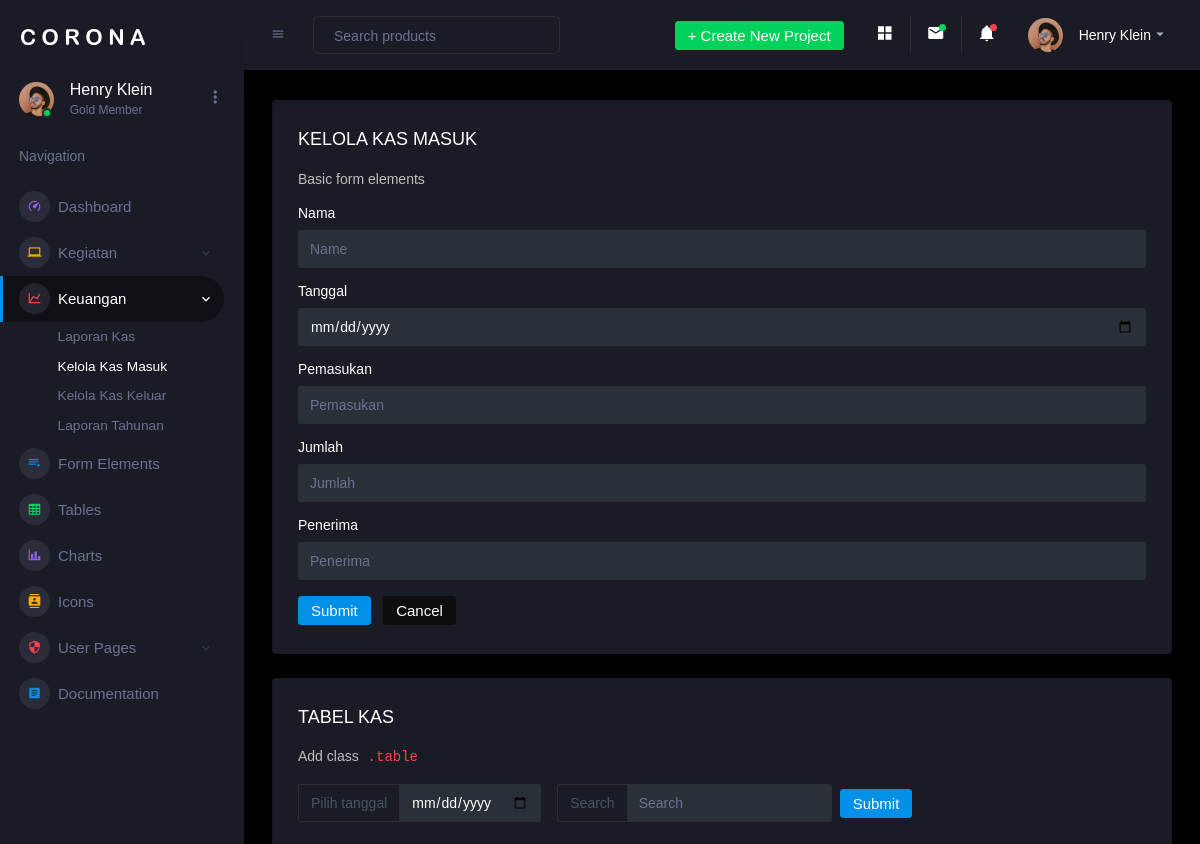
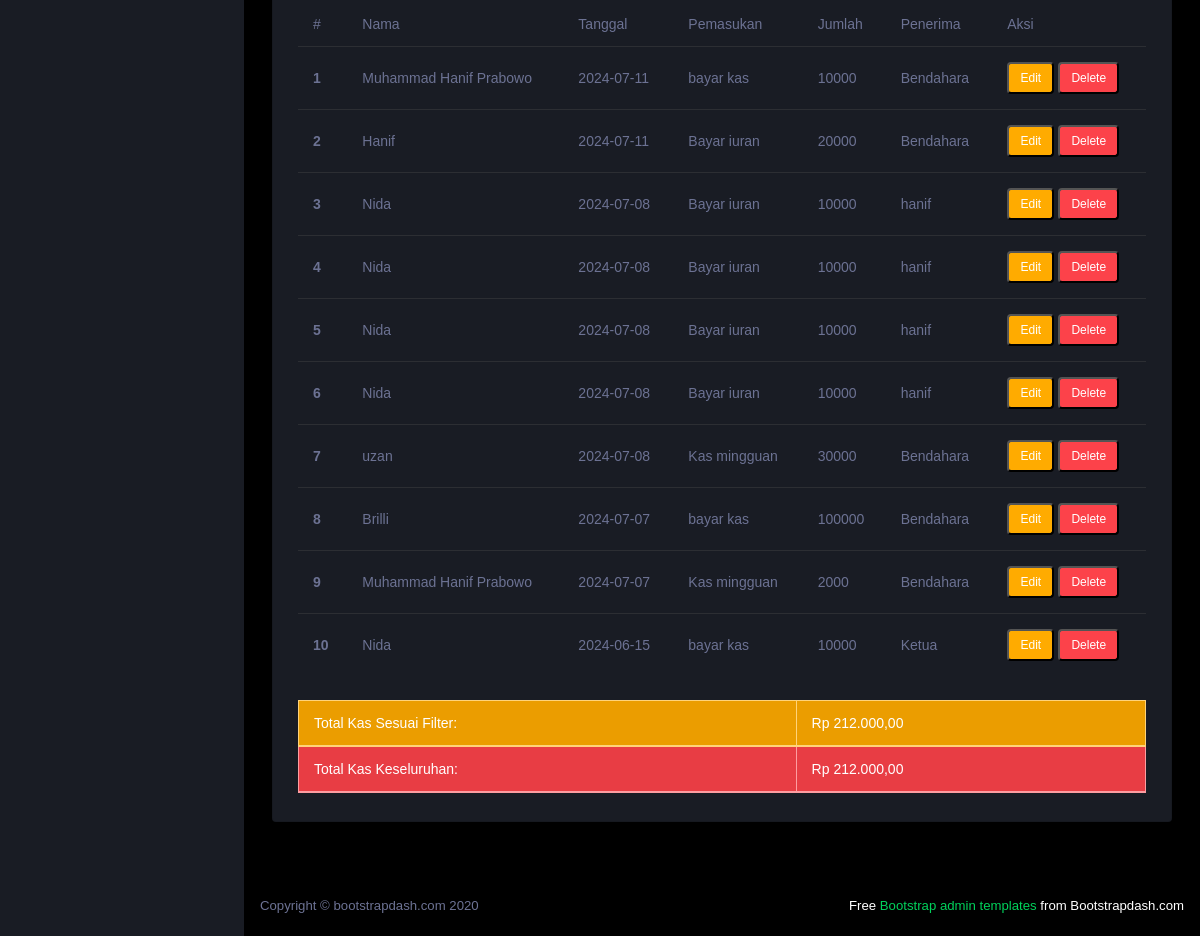
The page /user/pages/laporan_kas/manage-kas.php on the database its author committed (2 pictures, top to bottom).
### tables this page shows
CREATE TABLE `kas_masuk` (
  `id` int(11) NOT NULL,
  `nama` varchar(100) NOT NULL,
  `tanggal` date NOT NULL,
  `pemasukan` varchar(60) NOT NULL,
  `jumlah` varchar(250) NOT NULL,
  `penerima` varchar(225) NOT NULL
);

### user/pages/laporan_kas/manage-kas.php (the view, shortened to what this page needs)
<?php
if ($_SESSION['type'] == "anggota") {
  echo "Hanya untuk pengurus";
  exit();
}
else{
$error = $sukses = $nama = $tanggal = $pemasukan = $jumlah = $penerima = "";
$whereSQL = '';
$sql2 = "SELECT * FROM kas_masuk $whereSQL ORDER BY id DESC";
$q2 = mysqli_query($mysqli, $sql2);
$totalKasQuery = "SELECT SUM(jumlah) as total_kas FROM kas_masuk";
$totalKasResult = mysqli_query($mysqli, $totalKasQuery);
$totalKasRow = mysqli_fetch_assoc($totalKasResult);
$totalKas = $totalKasRow['total_kas'];
$totalFilteredKasQuery = "SELECT SUM(jumlah) as total_filtered_kas FROM kas_masuk $whereSQL";
$totalFilteredKasResult = mysqli_query($mysqli, $totalFilteredKasQuery);
$totalFilteredKasRow = mysqli_fetch_assoc($totalFilteredKasResult);
$totalFilteredKas = $totalFilteredKasRow['total_filtered_kas'];
?>
<!DOCTYPE html>
<html lang="en">
<head>
  <link rel="stylesheet" href="../../assets/vendors/mdi/css/materialdesignicons.min.css">
  <link rel="stylesheet" href="../../assets/vendors/css/vendor.bundle.base.css">
  <link rel="stylesheet" href="../../assets/css/stylee.css">
</head>
<body>
  <div class="container-scroller">
    <nav class="sidebar sidebar-offcanvas" id="sidebar">
      <div class="sidebar-brand-wrapper d-none d-lg-flex align-items-center justify-content-center fixed-top">
        <a class="sidebar-brand brand-logo" href="../../index.php"><img src="../../assets/images/logo.svg"
            alt="logo" /></a>
      </div>
      <ul class="nav">
        <li class="nav-item profile">
          <div class="profile-desc">
            <div class="profile-pic">
              <div class="count-indicator">
                <img class="img-xs rounded-circle " src="../../assets/images/faces/face15.jpg" alt="">
                <span class="count bg-success"></span>
              </div>
              <div class="profile-name">
                <h5 class="mb-0 font-weight-normal">Henry Klein</h5>
                <span>Gold Member</span>
              </div>
            </div>
            <a href="#" id="profile-dropdown" data-toggle="dropdown"><i class="mdi mdi-dots-vertical"></i></a>
          </div>
        </li>
        <li class="nav-item nav-category">
          <span class="nav-link">Navigation</span>
        </li>
        <li class="nav-item menu-items">
          <a class="nav-link" href="../../index.php">
            <span class="menu-icon">
              <i class="mdi mdi-speedometer"></i>
            </span>
            <span class="menu-title">Dashboard</span>
          </a>
        </li>
        <li class="nav-item menu-items">
          <a class="nav-link" data-toggle="collapse" href="#ui-basic" aria-expanded="false" aria-controls="ui-basic">
            <span class="menu-icon">
              <i class="mdi mdi-laptop"></i>
            </span>
            <span class="menu-title">Kegiatan</span>
            <i class="menu-arrow"></i>
          </a>
        </li>
        <li class="nav-item menu-items">
          <a class="nav-link" data-toggle="collapse" href="#ui-advanced" aria-expanded="false"
            aria-controls="ui-advanced">
            <span class="menu-icon">
              <i class="mdi mdi-chart-line"></i>
            </span>
            <span class="menu-title">Keuangan</span>
            <i class="menu-arrow"></i>
          </a>
          <div class="collapse" id="ui-advanced">
            <ul class="nav flex-column sub-menu">
              <li class="nav-item"> <a class="nav-link" href="../../pages/laporan_kas/laporankas.php">Laporan Kas</a>
              </li>
              <li class="nav-item"> <a class="nav-link" href="../../pages/laporan_kas/manage-kas.php">Kelola Kas Masuk</a></li>
              <li class="nav-item"> <a class="nav-link" href="../../pages/laporan_kas/manage-kas-keluar.php">Kelola Kas Keluar</a></li>
              <li class="nav-item"> <a class="nav-link" href="../../pages/ui-featuress/laporan-tahunan.php">Laporan
                  Tahunan</a></li>
            </ul>
          </div>
        </li>
        <li class="nav-item menu-items">
          <a class="nav-link" href="../../pages/forms/basic_elements.html">
            <span class="menu-icon">
              <i class="mdi mdi-playlist-play"></i>
            </span>
            <span class="menu-title">Form Elements</span>
          </a>
        </li>
        <li class="nav-item menu-items">
          <a class="nav-link" href="../../pages/tables/basic-table.html">
            <span class="menu-icon">
              <i class="mdi mdi-table-large"></i>
            </span>
            <span class="menu-title">Tables</span>
          </a>
        </li>
        <li class="nav-item menu-items">
          <a class="nav-link" href="../../pages/charts/chartjs.html">
            <span class="menu-icon">
              <i class="mdi mdi-chart-bar"></i>
            </span>
            <span class="menu-title">Charts</span>
          </a>
        </li>
        <li class="nav-item menu-items">
          <a class="nav-link" href="../../pages/icons/mdi.html">
            <span class="menu-icon">
              <i class="mdi mdi-contacts"></i>
            </span>
            <span class="menu-title">Icons</span>
          </a>
        </li>
        <li class="nav-item menu-items">
          <a class="nav-link" data-toggle="collapse" href="#auth" aria-expanded="false" aria-controls="auth">
            <span class="menu-icon">
              <i class="mdi mdi-security"></i>
            </span>
            <span class="menu-title">User Pages</span>
            <i class="menu-arrow"></i>
          </a>
        </li>
        <li class="nav-item menu-items">
          <a class="nav-link"
            href="http://www.bootstrapdash.com/demo/corona-free/jquery/documentation/documentation.html">
            <span class="menu-icon">
              <i class="mdi mdi-file-document-box"></i>
            </span>
            <span class="menu-title">Documentation</span>
          </a>
        </li>
      </ul>
    </nav>
    <div class="container-fluid page-body-wrapper">
      <nav class="navbar p-0 fixed-top d-flex flex-row">
        <div class="navbar-menu-wrapper flex-grow d-flex align-items-stretch">
          <button class="navbar-toggler navbar-toggler align-self-center" type="button" data-toggle="minimize">
            <span class="mdi mdi-menu"></span>
          </button>
          <ul class="navbar-nav w-100">
            <li class="nav-item w-100">
              <form class="nav-link mt-2 mt-md-0 d-none d-lg-flex search">
                <input type="text" class="form-control" placeholder="Search products">
              </form>
            </li>
          </ul>
          <ul class="navbar-nav navbar-nav-right">
            <li class="nav-item dropdown d-none d-lg-block">
              <a class="nav-link btn btn-success create-new-button" id="createbuttonDropdown" data-toggle="dropdown"
                aria-expanded="false" href="#">+ Create New Project</a>
            </li>
            <li class="nav-item nav-settings d-none d-lg-block">
              <a class="nav-link" href="#">
                <i class="mdi mdi-view-grid"></i>
              </a>
            </li>
            <li class="nav-item dropdown border-left">
              <a class="nav-link count-indicator dropdown-toggle" id="messageDropdown" href="#" data-toggle="dropdown"
                aria-expanded="false">
                <i class="mdi mdi-email"></i>
                <span class="count bg-success"></span>
              </a>
            </li>
            <li class="nav-item dropdown border-left">
              <a class="nav-link count-indicator dropdown-toggle" id="notificationDropdown" href="#"
                data-toggle="dropdown">
                <i class="mdi mdi-bell"></i>
                <span class="count bg-danger"></span>
              </a>
            </li>
            <li class="nav-item dropdown">
              <a class="nav-link" id="profileDropdown" href="#" data-toggle="dropdown">
                <div class="navbar-profile">
                  <img class="img-xs rounded-circle" src="../../assets/images/faces/face15.jpg" alt="">
                  <p class="mb-0 d-none d-sm-block navbar-profile-name">Henry Klein</p>
                  <i class="mdi mdi-menu-down d-none d-sm-block"></i>
                </div>
              </a>
            </li>
          </ul>
        </div>
      </nav>
      <div class="main-panel">
  <div class="content-wrapper">
    <div class="row">
      <div class="col-12 grid-margin stretch-card">
        <div class="card">
          <div class="card-body">
            <h4 class="card-title">KELOLA KAS MASUK</h4>
            <p class="card-description">Basic form elements</p>
            <form action="" class="forms-sample" method="POST">
              <div class="form-group">
                <label for="exampleInputName1">Nama</label>
                <input type="text" class="form-control" id="exampleInputName1" name="nama" placeholder="Name" value="<?php echo htmlspecialchars($nama); ?>">
              </div>
              <div class="form-group">
                <label for="exampleInputEmail3">Tanggal</label>
                <input type="date" class="form-control" id="exampleInputEmail3" name="tanggal" placeholder="Tanggal" value="<?php echo htmlspecialchars($tanggal); ?>">
              </div>
              <div class="form-group">
                <label for="exampleInputPassword4">Pemasukan</label>
                <input type="text" class="form-control" id="exampleInputPassword4" name="pemasukan" placeholder="Pemasukan" value="<?php echo htmlspecialchars($pemasukan); ?>">
              </div>
              <div class="form-group">
                <label for="exampleInputCity1">Jumlah</label>
                <input type="text" class="form-control" id="exampleInputCity1" name="jumlah" placeholder="Jumlah" value="<?php echo htmlspecialchars($jumlah); ?>">
              </div>
              <div class="form-group">
                <label for="exampleInputCity1">Penerima</label>
                <input type="text" class="form-control" id="exampleInputCity1" name="penerima" placeholder="Penerima" value="<?php echo htmlspecialchars($penerima); ?>">
              </div>
              <button type="submit" class="btn btn-primary mr-2" name="simpan">Submit</button>
              <button type="reset" class="btn btn-dark">Cancel</button>
            </form>
          </div>
        </div>
      </div>
      <div class="col-lg-12 grid-margin stretch-card">
        <div class="card">
          <div class="card-body">
            <h4 class="card-title">TABEL KAS</h4>
            <p class="card-description">Add class <code>.table</code></p>
            <form class="form-inline mb-3" method="GET" action="manage-kas.php">
              <div class="input-group mb-2 mr-sm-2">
                <div class="input-group-prepend">
                  <span class="input-group-text">Pilih tanggal</span>
                </div>
                <input type="date" class="form-control" name="filter_tanggal" id="filter_tanggal" value="<?= isset($_GET['filter_tanggal']) ? htmlspecialchars($_GET['filter_tanggal']) : ''; ?>">
              </div>
              <div class="input-group mb-2 mr-sm-2">
                <div class="input-group-prepend">
                  <span class="input-group-text">Search</span>
                </div>
                <input type="text" class="form-control" id="inlineFormInputGroupUsername2" name="cari" placeholder="Search" value="<?= isset($_GET['cari']) ? htmlspecialchars($_GET['cari']) : ''; ?>" autocomplete="off">
              </div>
              <button type="submit" class="btn btn-primary mb-2">Submit</button>
            </form>
            <div class="table-responsive">
              <table class="table">
                <thead>
                  <tr>
                    <th>#</th>
                    <th>Nama</th>
                    <th>Tanggal</th>
                    <th>Pemasukan</th>
                    <th>Jumlah</th>
                    <th>Penerima</th>
                    <th>Aksi</th>
                  </tr>
                </thead>
                <tbody>
                  <?php
                  $urut = 1;
                  while ($r2 = mysqli_fetch_array($q2)) {
                    $id = $r2["id"];
                    $nama = $r2["nama"];
                    $tanggal = $r2["tanggal"];
                    $pemasukan = $r2["pemasukan"];
                    $jumlah = $r2["jumlah"];
                    $penerima = $r2["penerima"];
                    ?>
                    <tr>
                      <th scope="row"><?php echo $urut++; ?></th>
                      <td><?php echo htmlspecialchars($nama); ?></td>
                      <td><?php echo htmlspecialchars($tanggal); ?></td>
                      <td><?php echo htmlspecialchars($pemasukan); ?></td>
                      <td><?php echo htmlspecialchars($jumlah); ?></td>
                      <td><?php echo htmlspecialchars($penerima); ?></td>
                      <td>
                        <a href="manage-kas.php?op=edit&id=<?php echo $id; ?>"><button type="button" class="badge badge-warning">Edit</button></a>
                        <a href="manage-kas.php?op=delete&id=<?php echo $id; ?>" onclick="return confirm('Yakin mau delete data?')"><button type="button" class="badge badge-danger">Delete</button></a>
                      </td>
                    </tr>
                    <?php
                  }
                  ?>
                </tbody>
              </table>
              <br>
              <div class="table-responsive">
                    <table class="table table-bordered table-contextual">
                      <thead>
                        <tr class="table-warning">
                          <td>Total Kas Sesuai Filter: </td>
                          <td> Rp <?php echo number_format($totalFilteredKas, 2, ',', '.'); ?> </td>
                        </tr>
                        <tr class="table-danger">
                          <td> Total Kas Keseluruhan: </td>
                          <td> Rp <?php echo number_format($totalKas, 2, ',', '.'); ?> </td>
                        </tr>
                    </table>
                </div>
            </div>
          </div>
        </div>
      </div>
    </div>
  </div>
        <footer class="footer">
          <div class="d-sm-flex justify-content-center justify-content-sm-between">
            <span class="text-muted d-block text-center text-sm-left d-sm-inline-block">Copyright © bootstrapdash.com
              2020</span>
            <span class="float-none float-sm-right d-block mt-1 mt-sm-0 text-center">Free <a
                href="https://www.bootstrapdash.com/bootstrap-admin-template/" target="_blank">Bootstrap admin
                templates</a> from Bootstrapdash.com</span>
          </div>
        </footer>
      </div>
    </div>
  </div>
</body>
</html>
<?php } ?>

### rows shown on the page
kas_masuk: nama "Muhammad Hanif Prabowo", tanggal "2024-07-11", pemasukan "bayar kas", jumlah "10000", penerima "Bendahara"
kas_masuk: nama "Hanif", tanggal "2024-07-11", pemasukan "Bayar iuran", jumlah "20000", penerima "Bendahara"
kas_masuk: nama "Nida", tanggal "2024-07-08", pemasukan "Bayar iuran", jumlah "10000", penerima "hanif"
kas_masuk: nama "Nida", tanggal "2024-07-08", pemasukan "Bayar iuran", jumlah "10000", penerima "hanif"
kas_masuk: nama "Nida", tanggal "2024-07-08", pemasukan "Bayar iuran", jumlah "10000", penerima "hanif"
kas_masuk: nama "Nida", tanggal "2024-07-08", pemasukan "Bayar iuran", jumlah "10000", penerima "hanif"
kas_masuk: nama "uzan", tanggal "2024-07-08", pemasukan "Kas mingguan", jumlah "30000", penerima "Bendahara"
kas_masuk: nama "Brilli", tanggal "2024-07-07", pemasukan "bayar kas", jumlah "100000", penerima "Bendahara"
kas_masuk: nama "Muhammad Hanif Prabowo", tanggal "2024-07-07", pemasukan "Kas mingguan", jumlah "2000", penerima "Bendahara"
kas_masuk: nama "Nida", tanggal "2024-06-15", pemasukan "bayar kas", jumlah "10000", penerima "Ketua"

### other values the page prints
$totalFilteredKas "212.000,00"
$totalKas "212.000,00"
